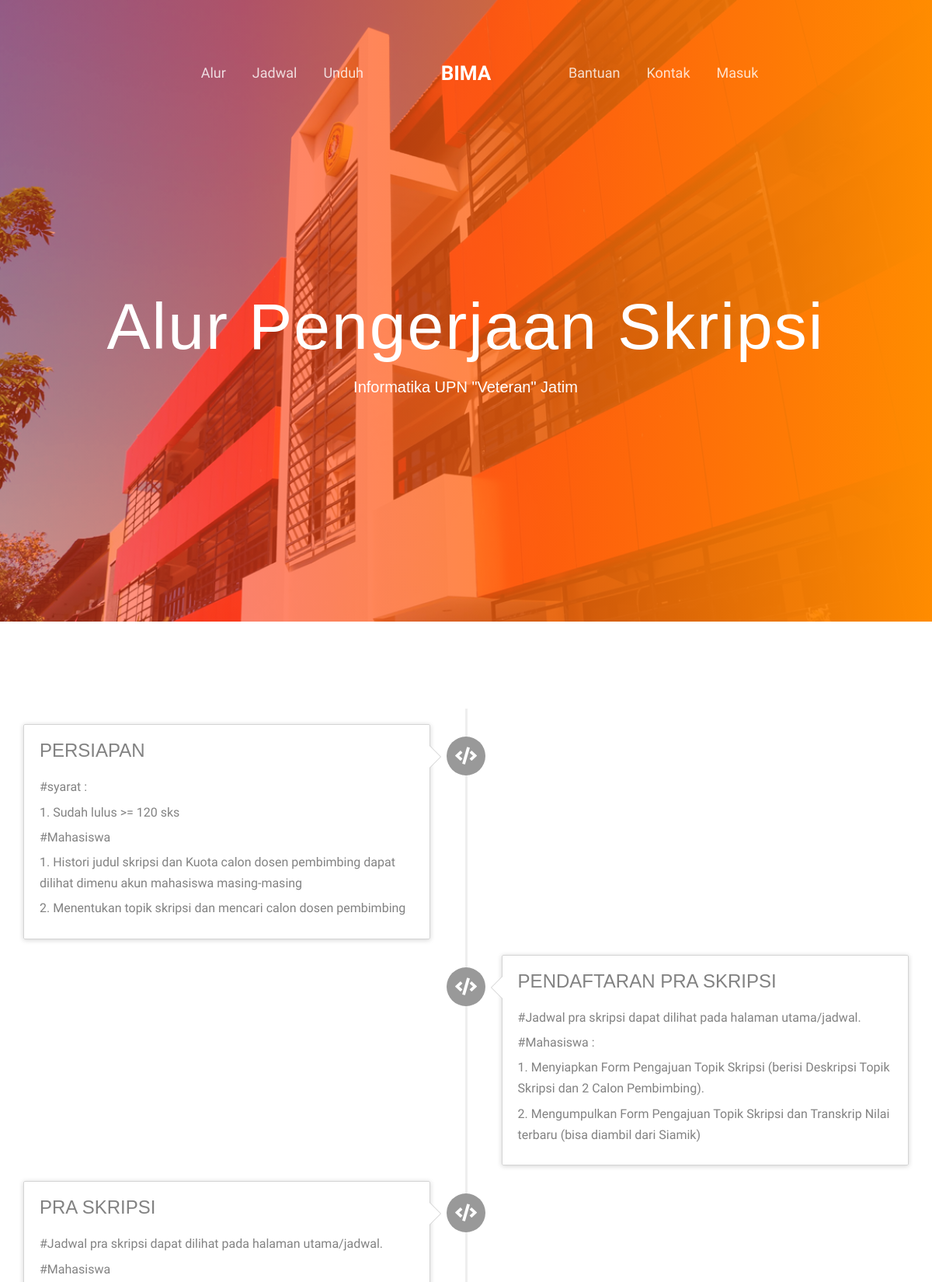
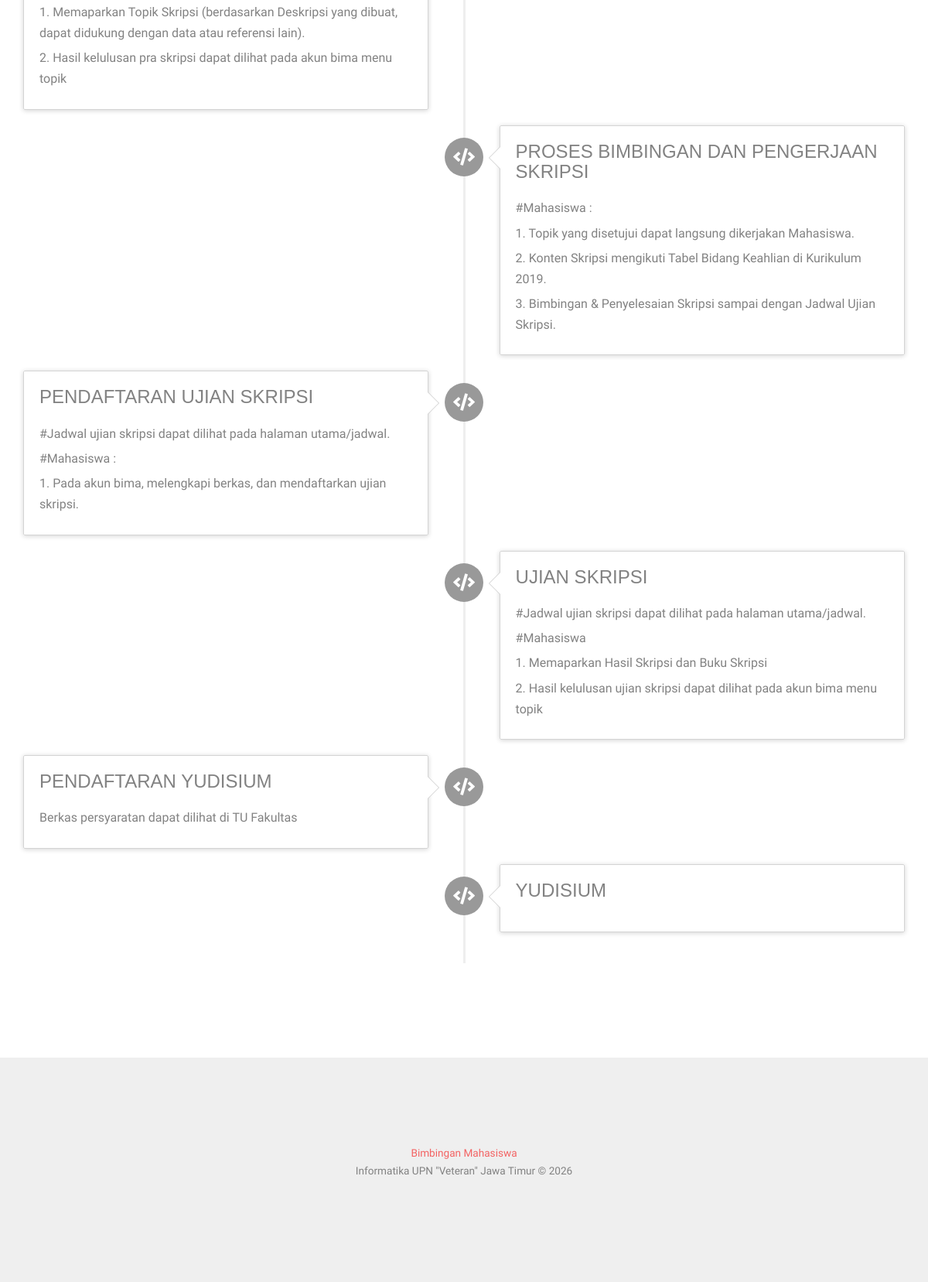
Page /index.php/bima/alur on the committed database (2 pictures, top to bottom).
### tables this page shows
CREATE TABLE `tbl_alur` (
  `id` int NOT NULL,
  `judul` varchar(50) NOT NULL,
  `icon` varchar(30) NOT NULL,
  `keterangan` text NOT NULL,
  `daftar` int NOT NULL
);

### application/controllers/Bima.php (called while the page is built, shortened)
<?php
class Bima extends CI_Controller {
	function __construct(){
		$this->load->model('m_user');
	}
	function alur(){
		$this->load->model('m_alur');
		$data['data'] = $this->m_alur->getAll()->result_array();
		$this->load->view('utama/alur',$data);
	}
}

### index.php (called while the page is built, shortened)
<?php
require_once BASEPATH . 'core/CodeIgniter.php';

### application/models/M_alur.php (called while the page is built, shortened)
<?php
class M_alur extends CI_Model {
        function getAll(){
                $sql    = "SELECT * FROM tbl_alur";
                $query  = $this->db->query($sql);
                return $query;
        }
}

### application/views/utama/alur.php (the view, shortened to what this page needs)
<!DOCTYPE HTML>
<html>
<?php $this->load->view('utama/_include/_head'); ?>
<body>
	<div id="page">
	<?php $this->load->view('utama/_include/_navbar'); ?>
	<?php $this->load->view('utama/_include/_header'); ?>
	<div id="fh5co-contact">
		<div class="container">
			<ul class="timeline">
		        <?php
                    $no = 0;
                    foreach ($data as $value) {
                        if ($no % 2 != 0) { $class = 'timeline-inverted'; }
                        else { $class = ''; }
                        echo '<li class="'.$class.'">
                              <div class="timeline-badge"><i class="'.$value['icon'].'"></i></i></div>
                              <div class="timeline-panel">
                                <div class="timeline-heading">
                                  <h3 class="timeline-title">'.$value['judul'].'</h3>
                                </div>
                                <div class="timeline-body">';
                        if ($value['keterangan'] != '') {
                            echo '<p style="margin:0;"'.$value['keterangan'].'</p>';
                        }
                        echo    '</div>
                              </div>
                            </li>';
                        $no++;
                    }
                ?>
		    </ul>
		</div>
	</div>
	<?php $this->load->view('utama/_include/_footer'); ?>
</body>
</html>

### application/views/utama/_include/_head.php (shortened to what this page needs)
<head>
	<link rel="stylesheet" href="<?php echo base_url(); ?>assets/utama/css/animate.css">
	<link rel="stylesheet" href="https://use.fontawesome.com/releases/v5.4.1/css/all.css">
	<link rel="stylesheet" href="<?php echo base_url(); ?>assets/utama/css/icomoon.css">
	<link rel="stylesheet" href="<?php echo base_url(); ?>assets/utama/css/bootstrap.css">
	<link rel="stylesheet" href="<?php echo base_url(); ?>assets/utama/css/style.css">
</head>

### application/views/utama/_include/_navbar.php
<nav class="fh5co-nav" role="navigation">
		<div class="container">
			<div class="row">
				<div class="left-menu text-right menu-1">
					<ul>
						<li><a href="<?php echo base_url(); ?>bima/alur">Alur</a></li>
						<li><a href="<?php echo base_url(); ?>bima/jadwal">Jadwal</a></li>
						<li><a href="<?php echo base_url(); ?>bima/unduh">Unduh</a></li>
					</ul>
				</div>
				<div class="logo text-center">
					<div id="fh5co-logo">
						<a href="<?php echo base_url(); ?>bima/">Bima</a>
					</div>
				</div>
				<div class="right-menu text-left menu-1">
					<ul>
						<li><a href="<?php echo base_url(); ?>bima/bantuan">Bantuan</a></li>
						<li><a href="<?php echo base_url(); ?>bima/kontak">Kontak</a></li>
						<li><a href="<?php echo base_url(); ?>bima/masuk"><span>Masuk</span></a></li>
					</ul>
				</div>
			</div>
		</div>
	</nav>

### application/views/utama/_include/_header.php (shortened to what this page needs)
<header id="fh5co-header" class="fh5co-cover" role="banner" style="background-image:url(<?php echo base_url(); ?>assets/utama/images/bg.png);">
		<div class="overlay"></div>
		<div class="container">
			<div class="row">
				<div class="col-md-10 col-md-offset-1 text-center">
					<div class="display-t">
						<div class="display-tc animate-box" data-animate-effect="fadeIn">
							<?php
								$uri = $this->uri->segment('2');
								if ($uri == 'alur') {
									echo '<h1>Alur Pengerjaan Skripsi</h1><h2>Informatika UPN "Veteran" Jatim</h2>';
								}
								elseif ($uri == 'jadwal') {
									echo '<h1>Jadwal Skripsi</h1><h2>Informatika UPN "Veteran" Jatim</h2>';
								}
								elseif ($uri == 'unduh') {
									echo '<h1>Unduh berkas</h1><h2>Informatika UPN "Veteran" Jatim</h2>';
								}
								elseif ($uri == 'bantuan') {
									echo '<h1>Bantuan dan FAQ</h1><h2>Informatika UPN "Veteran" Jatim</h2>';
								}
								elseif ($uri == 'kontak') {
									echo '<h1>Hubungi kami</h1><h2>Informatika UPN "Veteran" Jatim</h2>';
								}
								elseif ($uri == 'berita') {
									echo '<h1>Selengkapnya</h1>';
								}
							?>
						</div>
					</div>
				</div>
			</div>
		</div>
	</header>

### application/views/utama/_include/_footer.php (shortened to what this page needs)
<footer id="fh5co-footer" role="contentinfo">
	<div class="container">
		<div class="row copyright">
			<div class="col-md-12 text-center">
				<p>
					<small class="block"><a href="<?php echo base_url().'bima/masuk'; ?>">Bimbingan Mahasiswa</a></small>
					<small class="block">Informatika UPN "Veteran" Jawa Timur &copy;
			        </small>
				</p>
			</div>
		</div>
	</div>
</footer>
</div>

### assets/utama/css/style.css (style rules this page uses)
body { font-family: "Work Sans", Arial, sans-serif; font-weight: 400; font-size: 16px; line-height: 1.7; color: #828282; background: #fff; }
#page { position: relative; overflow-x: hidden; width: 100%; height: 100%; -webkit-transition: 0.5s; -o-transition: 0.5s; transition: 0.5s; }
a { color: #F36363; -webkit-transition: 0.5s; -o-transition: 0.5s; transition: 0.5s; }
p { margin-bottom: 20px; }
h1, h2, h3, h4, h5, h6, figure { color: #000; font-family: "Playfair Display", Arial, serif; font-weight: 400; margin: 0 0 20px 0; }
.fh5co-nav { position: absolute; top: 2em; margin: 0; padding: 0; width: 100%; padding: 40px 0; z-index: 1001; }
.fh5co-nav .left-menu, .fh5co-nav .right-menu, .fh5co-nav .logo { display: inline-block; width: 40%; float: left; }
.fh5co-nav .logo { width: 20%; float: left; }
.fh5co-nav #fh5co-logo { font-size: 26px; margin: 0; padding: 0; text-transform: uppercase; font-weight: bold; }
.fh5co-nav a { padding: 5px 10px; color: #fff; }
.fh5co-nav ul { padding: 0; margin: 7px 0 0 0; }
.fh5co-nav ul li { padding: 0; margin: 0; list-style: none; display: inline; }
.fh5co-nav ul li a { font-size: 18px; padding: 30px 15px; color: rgba(255, 255, 255, 0.8); -webkit-transition: 0.5s; -o-transition: 0.5s; transition: 0.5s; }
#fh5co-header, #fh5co-counter, .fh5co-bg { background-size: cover; background-position: top center; background-repeat: no-repeat; position: relative; }
.fh5co-cover { height: 800px; background-size: cover; background-position: top center; background-repeat: no-repeat; position: relative; float: left; width: 100%; }
.fh5co-cover .overlay { z-index: 0; position: absolute; bottom: 0; top: 0; left: 0; right: 0; background: rgba(255, 62, 28, 0.5); background: -moz-linear-gradient(left, rgba(255, 62, 28, 0.5) 0%, rgba(255, 62, 28, 0.63) 26%, darkorange 100%); background: -webkit-gradient(left top, right top, color-stop(0%, rgba(255, 62, 28, 0.5)), color-stop(26%, rgba(255, 62, 28, 0.63)), color-stop(100%, darkorange)); background: -webkit-linear-gradient(left, rgba(255, 62, 28, 0.5) 0%, rgba(255, 62, 28, 0.63) 26%, darkorange 100%); background: -o-linear-gradient(left, rgba(255, 62, 28, 0.5) 0%, rgba(255, 62, 28, 0.63) 26%, darkorange 100%); background: -ms-linear-gradient(left, rgba(255, 62, 28, 0.5) 0%, rgba(255, 62, 28, 0.63) 26%, darkorange 100%); background: linear-gradient(to right, rgba(255, 62, 28, 0.5) 0%, rgba(255, 62, 28, 0.63) 26%, darkorange 100%); filter: progid:DXImageTransform.Microsoft.gradient( startColorstr='#ff3e1c', endColorstr='#ff8c00', GradientType=1 ); }
.fh5co-cover .display-t, .fh5co-cover .display-tc { z-index: 9; height: 900px; display: table; width: 100%; }
#fh5co-header .display-tc, #fh5co-counter .display-tc, .fh5co-cover .display-tc { display: table-cell !important; vertical-align: middle; }
#fh5co-header .display-tc h1, #fh5co-header .display-tc h2, #fh5co-counter .display-tc h1, #fh5co-counter .display-tc h2, .fh5co-cover .display-tc h1, .fh5co-cover .display-tc h2 { margin: 0; padding: 0; color: white; }
#fh5co-header .display-tc h1, #fh5co-counter .display-tc h1, .fh5co-cover .display-tc h1 { margin-bottom: 0px; line-height: 1.5; letter-spacing: 2px; }
#fh5co-header .display-tc h2, #fh5co-counter .display-tc h2, .fh5co-cover .display-tc h2 { font-size: 20px; line-height: 1.5; margin-bottom: 30px; }
#fh5co-services, #fh5co-started, #fh5co-testimonial, #fh5co-blog, #fh5co-project, #fh5co-about, #fh5co-contact, #fh5co-footer { padding: 7em 0; clear: both; }
#fh5co-footer { background: #efefef; }
#fh5co-footer .copyright .block { display: block; }
#fh5co-offcanvas a { color: rgba(255, 255, 255, 0.5); }
#fh5co-offcanvas ul { padding: 0; margin: 0; }
#fh5co-offcanvas ul li { padding: 0; margin: 0; list-style: none; }
.js .animate-box { opacity: 0; }

### application/views/utama/_include/_head.php (style rules this page uses)
.overlay { background:linear-gradient(to right, rgba(255, 62, 28, 0.5) 0%, rgba(255, 62, 28, 0.63) 26%, darkorange 100%);position:absolute; top:0; left:0; width:100%; height:100%; z-index:100; }

### application/views/utama/_include/_header.php (style rules this page uses)
h1 { font-size: 7vmin; }
h2 { font-size: 4vmin; }

### rows in the picture
tbl_alur: judul "PERSIAPAN", keterangan "#syarat : 1. Sudah lulus >= 120 sks #Mahasiswa 1. Histori judul skripsi dan Kuota calon dosen pembimbing dapat dilihat dimenu akun mahasiswa masing-masing 2. Menentukan topik skripsi dan mencari calon dosen pembimbing"
tbl_alur: judul "PENDAFTARAN PRA SKRIPSI", keterangan "#Jadwal pra skripsi dapat dilihat pada halaman utama/jadwal. #Mahasiswa : 1. Menyiapkan Form Pengajuan Topik Skripsi (berisi Deskripsi Topik Skripsi dan 2 Calon Pembimbing). 2. Mengumpulkan Form Pengajuan Topik Skripsi dan Transkrip Nilai terbaru (bisa diambil dari Siamik)"
tbl_alur: judul "PRA SKRIPSI", keterangan "#Jadwal pra skripsi dapat dilihat pada halaman utama/jadwal. #Mahasiswa 1. Memaparkan Topik Skripsi (berdasarkan Deskripsi yang dibuat, dapat didukung dengan data atau referensi lain). 2. Hasil kelulusan pra skripsi dapat dilihat pada akun bima menu topik"
tbl_alur: judul "PROSES BIMBINGAN DAN PENGERJAAN SKRIPSI", keterangan "#Mahasiswa : 1. Topik yang disetujui dapat langsung dikerjakan Mahasiswa. 2. Konten Skripsi mengikuti Tabel Bidang Keahlian di Kurikulum 2019. 3. Bimbingan & Penyelesaian Skripsi sampai dengan Jadwal Ujian Skripsi."
tbl_alur: judul "PENDAFTARAN UJIAN SKRIPSI", keterangan "#Jadwal ujian skripsi dapat dilihat pada halaman utama/jadwal. #Mahasiswa : 1. Pada akun bima, melengkapi berkas, dan mendaftarkan ujian skripsi."
tbl_alur: judul "UJIAN SKRIPSI", keterangan "#Jadwal ujian skripsi dapat dilihat pada halaman utama/jadwal. #Mahasiswa 1. Memaparkan Hasil Skripsi dan Buku Skripsi 2. Hasil kelulusan ujian skripsi dapat dilihat pada akun bima menu topik"
tbl_alur: judul "PENDAFTARAN YUDISIUM", keterangan "Berkas persyaratan dapat dilihat di TU Fakultas"
tbl_alur: judul "YUDISIUM"
